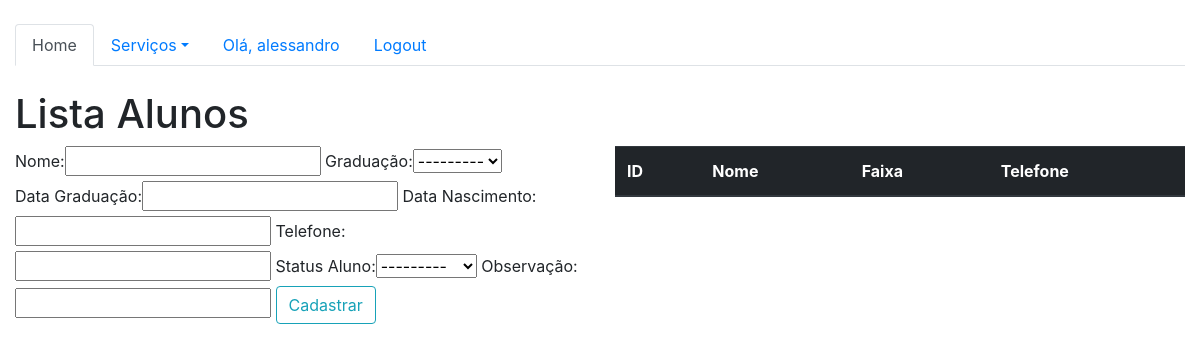
Page /sistema/alunos/ (signed in) on the earlier database version.
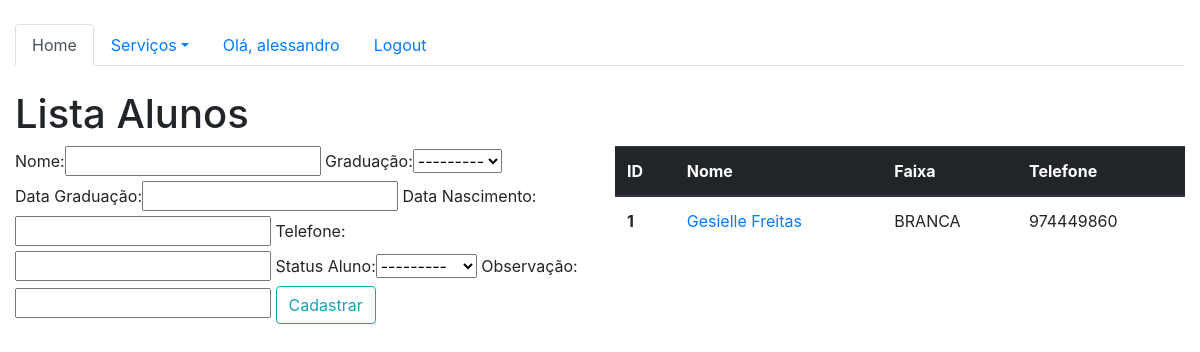
Same page on the later database version.
### core/models.py (models this page shows, shortened)
class Aluno(models.Model):
    FAIXA = (
        ('BRANCA', 'Branca'),
        ('CINZA', 'Cinza'),
        ('AMARELA', 'Amarela'),
        ('LARANJA', 'Laranja'),
        ('VERDE', 'Verde'),
        ('AZUL', 'Azul'),
        ('ROXA', 'Roxa'),
        ('MARROM', 'Marrom'),
        ('PRETA', 'Preta'),
    )
    STATUS = (
        ('ATIVO', 'Ativo'),
        ('ENCERRADO', 'Encerrado'),
        ('TRANCADO', 'Trancado'),
    )
    nome = models.CharField(max_length=100, verbose_name="Nome")
    faixa = models.CharField(max_length=100, choices=FAIXA, verbose_name="Graduação")
    datagraduacao = models.DateTimeField(verbose_name="Data Graduação")
    datanascimento = models.DateTimeField(verbose_name="Data Nascimento")
    telefone = models.CharField(max_length=20, verbose_name="Telefone")
    status = models.CharField(max_length=100, choices=STATUS, verbose_name="Status Aluno")
    observacao = models.CharField(max_length=100, verbose_name="Observação")

### core/views.py (the view)
@login_required
def lista_alunos(request):
    alunos = Aluno.objects.all()
    form = AlunoForm()
    data = {'alunos': alunos, 'form':form}
    return render(request, 'core/lista_alunos.html', data)

### core/forms.py
class AlunoForm(ModelForm):
    class Meta:
        model = Aluno
        fields = '__all__'

### core/templates/core/lista_alunos.html (shortened to what this page needs)
{% extends 'base.html' %}
{% load bootstrap %}
{% block main %}
<br>
    <div class="row">
        <div class="col-12">
            <h1>Lista Alunos</h1>
        </div>
    </div>
    <div class="row">
        <div class="col-sm-6">
                    <form action="{% url 'core_aluno_novo' %}" method="POST">
    {{ form|bootstrap }}
    <button type="submit" class="btn btn-outline-info">Cadastrar</button>
</form>
        </div>
        <div class="col-sm-6">
            <table class="table">
  <thead class="thead-dark">
    <tr>
      <th scope="col">ID</th>
      <th scope="col">Nome</th>
        <th scope="col">Faixa</th>
      <th scope="col">Telefone</th>
    </tr>
  </thead>
  <tbody>
  {% for aluno in alunos %}
    <tr>
      <th scope="row">{{aluno.id}}</th>
        <td> <a href="{% url 'core_aluno_detalhe' aluno.id %}">{{aluno.nome}}</a></td>
        <td>{{aluno.faixa}}</td>
      <td>{{aluno.telefone}}</td>
    </tr>
  {% endfor %}
  </tbody>
</table>
        </div>
{% endblock %}

Differences in the rows shown:
added Aluno: id "1", nome "Gesielle Freitas", faixa "BRANCA", telefone "974449860"
